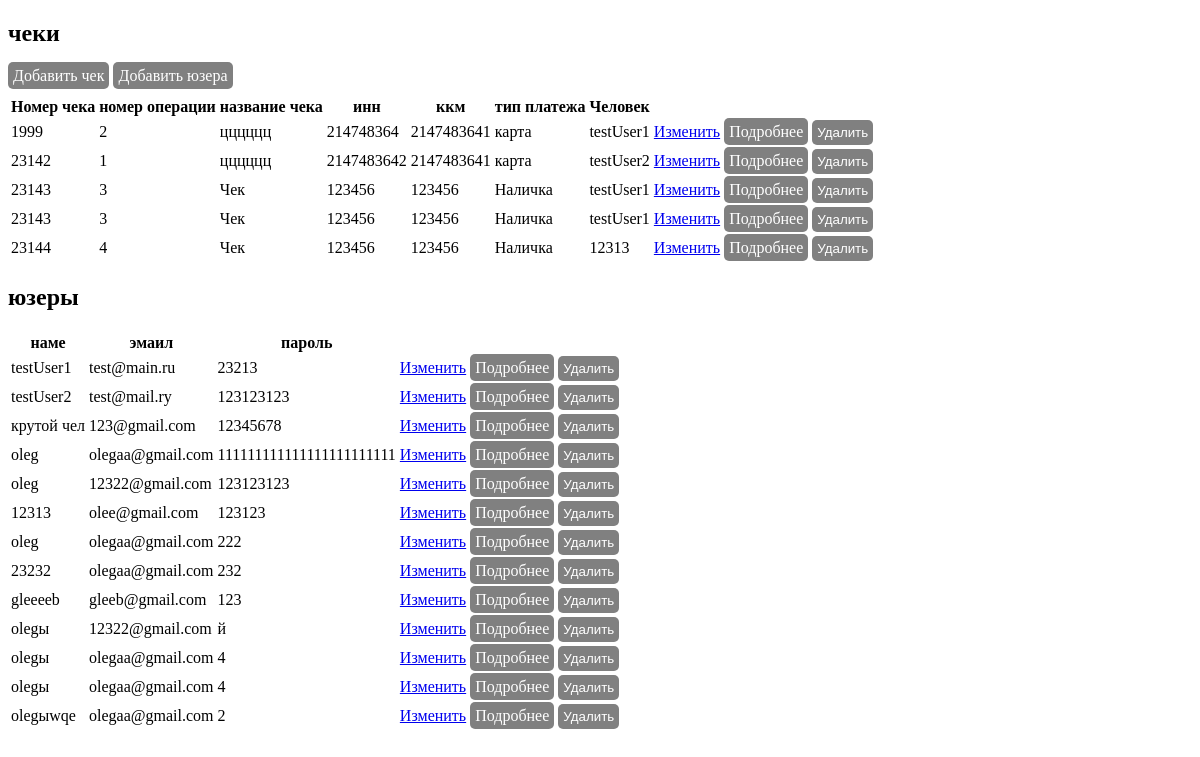
Page /admin/indexCheck.php on the earlier database version.
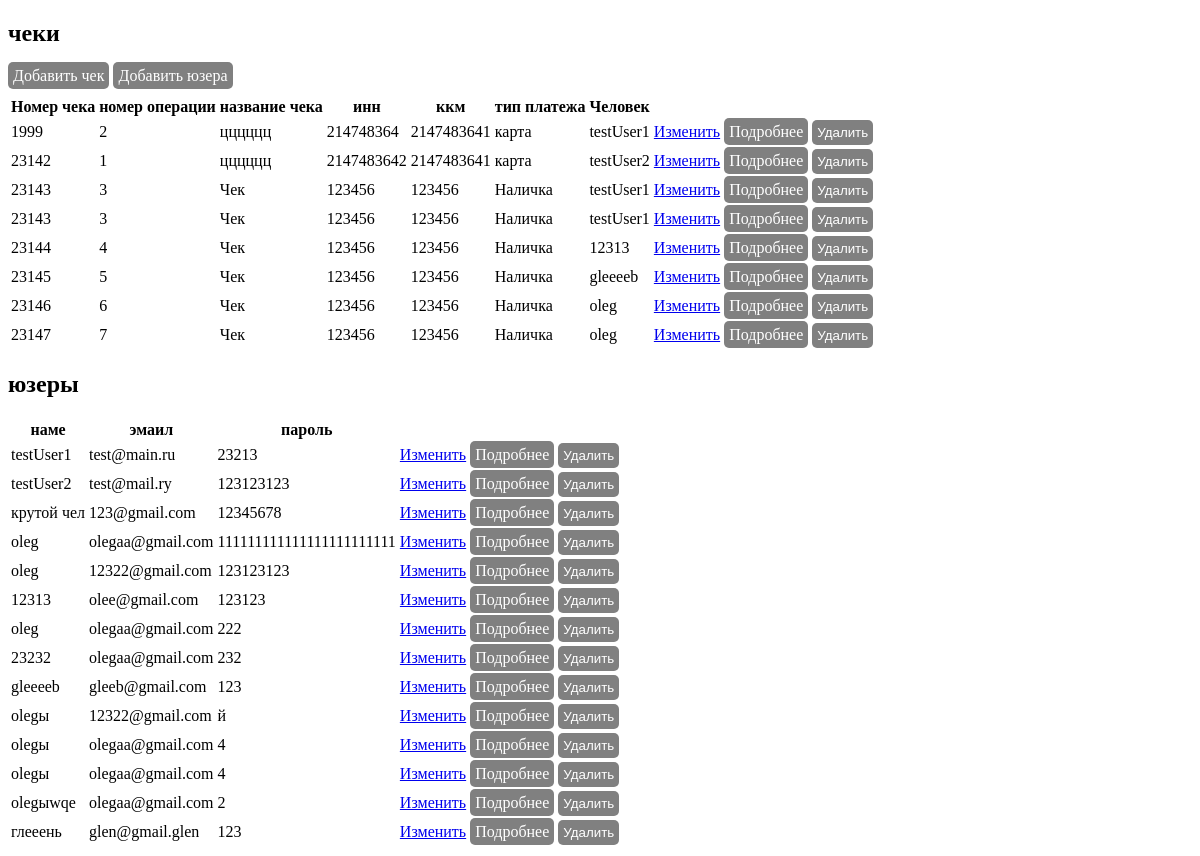
Same page on the later database version.
### tables this page shows
CREATE TABLE `chek` (
  `date` date NOT NULL,
  `id_user` int NOT NULL,
  `number_check` int NOT NULL,
  `operation_check` int NOT NULL,
  `name_chek` varchar(50) NOT NULL,
  `inn` int NOT NULL,
  `kkm` int NOT NULL,
  `type_payment` varchar(50) NOT NULL,
  `id` int NOT NULL
);

CREATE TABLE `Users` (
  `id` int NOT NULL,
  `UserName` varchar(50) NOT NULL,
  `Email` varchar(100) NOT NULL,
  `password` varchar(60) NOT NULL
);

### admin/indexCheck.php (the view, shortened to what this page needs)
<!DOCTYPE html>
<html>
<head>
</head>
<body>
<h2>чеки</h2>
<div style="margin-bottom: 10px;">
<a href="http://localhost/admin/formCheck.php" style="background-color: gray; color: white; padding: 5px; border-radius: 5px;  text-decoration: none;">Добавить чек</a>
<a href="http://localhost/admin/formUser.php" style="background-color: gray; color: white; padding: 5px; border-radius: 5px;  text-decoration: none;">Добавить юзера</a>
</div>
<?php
$conn = new mysqli("localhost", "root", "", "market");
$sql = "SELECT P.id, P.number_check, P.operation_check, P.name_chek, P.inn, P.kkm, P.type_payment, C.UserName
        FROM chek P
        INNER JOIN Users C ON P.id_user = C.id";
if($result = $conn->query($sql)){
    echo "<table><tr><th>Номер чека</th><th>номер операции</th><th>название чека</th><th>инн</th><th>ккм</th><th>тип платежа</th><th>Человек</th><th></th></tr>";
    foreach($result as $row){
        echo "<tr>";
            echo "<td>" . $row["number_check"] . "</td>";
            echo "<td>". $row["operation_check"]. "</td>";
            echo "<td>" . $row["name_chek"] . "</td>";
            echo "<td>". $row["inn"]. "</td>";
            echo "<td>" . $row["kkm"] . "</td>";
            echo "<td>". $row["type_payment"]. "</td>";
            echo "<td>" . $row["UserName"] . "</td>";
            echo "<td><a stylestyle='background-color: gray; color: white; padding: 5px; border-radius: 5px;  text-decoration: none;' href='updateCheck.php?id=" . $row["id"] . "'>Изменить</a></td>";
            echo "<td><a  href='podrobneeCheck.php?id=" . $row["id"] . "' style='background-color: gray; color: white; padding: 5px; border-radius: 5px;  text-decoration: none;'>Подробнее</a></td>";
            echo "<td><form action='deleteCheck.php' method='POST'>
                        <input type='hidden' name='id' value='" . $row["id"] . "' />
                        <input style='border: none; background-color: gray; color: white; padding: 5px; border-radius: 5px;  text-decoration: none;' type='submit' value='Удалить'>
                </form></td>";
        echo "</tr>";
    }
    echo "</table>";
} else{
    echo "Ошибка: " . $conn->error;
}
?>
<h2>юзеры</h2>
<?php
$conn = new mysqli("localhost", "root", "", "market");
$sql = "SELECT * FROM Users";
if($result = $conn->query($sql)){
    echo "<table><tr><th>наме</th><th>эмаил</th><th>пароль</th><th></th></tr>";
    foreach($result as $row){
        echo "<tr>";
            echo "<td>" . $row["UserName"] . "</td>";
            echo "<td>". $row["Email"]. "</td>";
            echo "<td>" . $row["password"] . "</td>";
            echo "<td><a stylestyle='background-color: gray; color: white; padding: 5px; border-radius: 5px;  text-decoration: none;' href='updateUser.php?id=" . $row["id"] . "'>Изменить</a></td>";
            echo "<td><a  href='podrobneeUser.php?id=" . $row["id"] . "' style='background-color: gray; color: white; padding: 5px; border-radius: 5px;  text-decoration: none;'>Подробнее</a></td>";
            echo "<td><form action='deleteUser.php' method='POST'>
                        <input type='hidden' name='id' value='" . $row["id"] . "' />
                        <input style='border: none; background-color: gray; color: white; padding: 5px; border-radius: 5px;  text-decoration: none;' type='submit' value='Удалить'>
                </form></td>";
        echo "</tr>";
    }
    echo "</table>";
} else{
    echo "Ошибка: " . $conn->error;
}
?>
</body>
</html>

Differences in the rows shown:
added chek: number_check "23145", operation_check "5", name_chek "Чек", inn "123456", kkm "123456", type_payment "Наличка", users.UserName "gleeeeb"
added chek: number_check "23146", operation_check "6", name_chek "Чек", inn "123456", kkm "123456", type_payment "Наличка", users.UserName "oleg"
added chek: number_check "23147", operation_check "7", name_chek "Чек", inn "123456", kkm "123456", type_payment "Наличка", users.UserName "oleg"
added users: UserName "глееень", Email "glen@gmail.glen", password "123"
